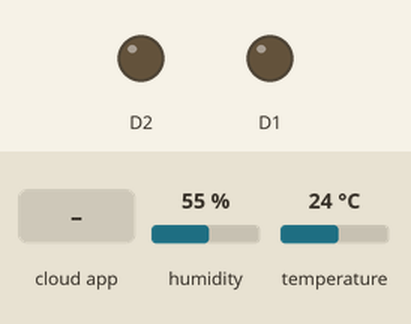
Simulated run of this sketch. Board: ESP8266 (NodeMCU). Shown: output pins drawn as LEDs (lit = HIGH). The test bench sets the inputs (shaded band); at power-on: humidity 55 %, temperature 24 °C. WiFi joins after 1.5 s; servers stay silent unless stated; the Firebase database answers and starts empty; what the sketch prints to the serial monitor is not drawn.

Above: at 3.0 s.
3.1 s: the phone or cloud app sets LED_STATUS to 1
At 4.7 s:
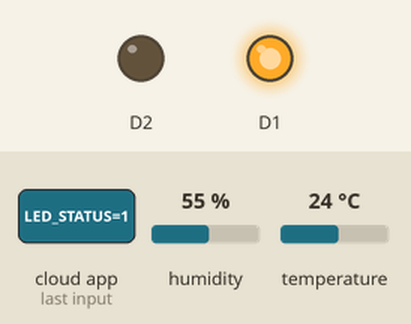
5.7 s: the phone or cloud app sets LED_STATUS to 0
At 7.2 s:
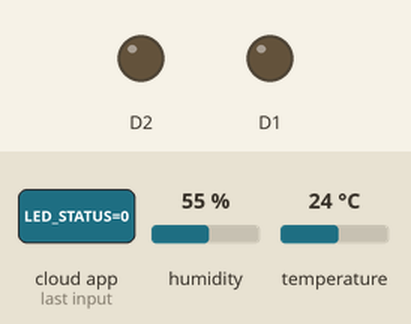
Timing chart, 0 to 8.7 s (numbered marks = the images above; inputs shaded):
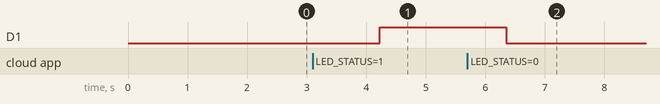

Measured:
- after the input at 3.1 s, D1: LOW → HIGH after 1.1 s
- after the input at 5.7 s, D1: HIGH → LOW after 0.65 s

The sketch:

HEY.json.ino
```cpp
#include <ESP8266WiFi.h>
#include <FirebaseArduino.h>

#include <SimpleDHT.h>

// Set these to run example.
#define FIREBASE_HOST "homeautomation-72a40.firebaseio.com"
#define FIREBASE_AUTH "Y7PZn8qZQ1mqqjY3dcBuEAQzAqqfU8wUzO6*****"
#define WIFI_SSID "ssidname"
#define WIFI_PASSWORD "password"

int pinDHT11 = 2;
SimpleDHT11 dht11;
void setup() {
  Serial.begin(9600);
  pinMode(D1, OUTPUT);
    pinMode(D2, OUTPUT);


  // connect to wifi.
  WiFi.begin(WIFI_SSID, WIFI_PASSWORD);
  Serial.print("connecting");
  while (WiFi.status() != WL_CONNECTED) {
    Serial.print(".");
    delay(500);
  }
  Serial.println();
  Serial.print("connected: ");
  Serial.println(WiFi.localIP());

  Firebase.begin(FIREBASE_HOST, FIREBASE_AUTH);
  Firebase.set("LED_STATUS", 0);
  Firebase.set("AC STATUS", 0);


}

void loop() {
// get value
digitalWrite(D2, Firebase.getInt("AC STATUS"));
digitalWrite(D1, Firebase.getInt("LED_STATUS"));
sendtemp();

}
 void sendtemp()
{
  // start working...
  Serial.println("=================================");
  Serial.println("Sample DHT11...");

  // read without samples.
  byte temperature = 0;
  byte humidity = 0;
  int err = SimpleDHTErrSuccess;
  if ((err = dht11.read(pinDHT11, &temperature, &humidity, NULL)) != SimpleDHTErrSuccess) {
    Serial.print("Read DHT11 failed, err="); Serial.println(err);delay(1000);
    return;
  }

  Serial.print("Sample OK: ");
  Serial.print((int)temperature); Serial.print(" *C, ");
  Serial.print((int)humidity); Serial.println(" H");
    Firebase.set("Temperature",((int) temperature));
    Firebase.set("Humidity", ((int)humidity));


  // DHT11 sampling rate is 1HZ.
  delay(1500);

  }
```
